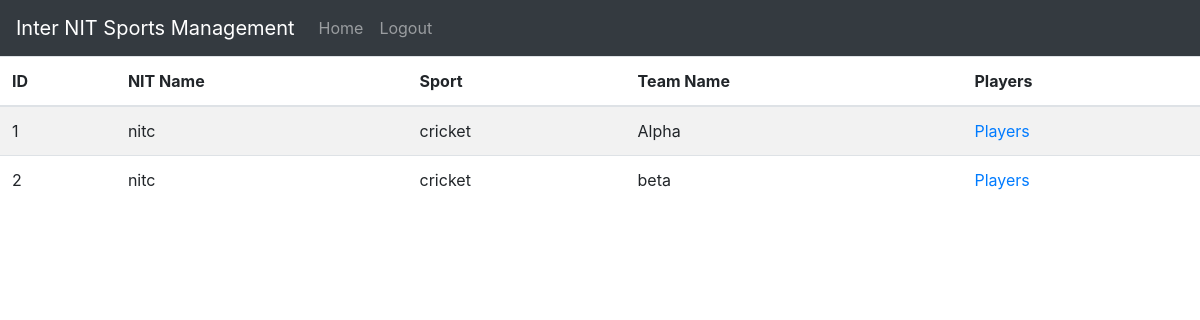
Before: /loginsystem/guest_reg_teams.php (signed in) with the older database file.
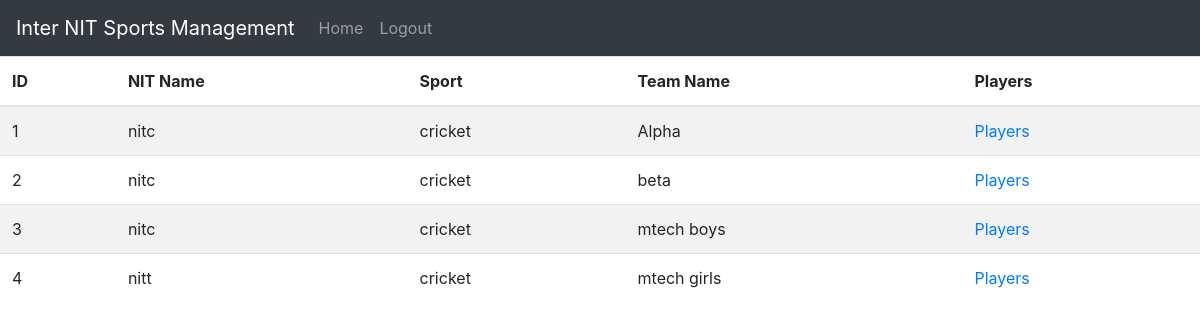
After: the same page with the newer database file.
### tables this page shows
CREATE TABLE `teams` (
  `serial` int(10) NOT NULL,
  `nit_name` varchar(25) NOT NULL,
  `sport` varchar(30) NOT NULL,
  `team_name` varchar(25) NOT NULL
);

### loginsystem/guest_reg_teams.php (the view, shortened to what this page needs)
<!doctype html>
<html lang="en">
  <head>
    <link rel="stylesheet" href="https://stackpath.bootstrapcdn.com/bootstrap/4.4.1/css/bootstrap.min.css">
  </head>
  <body>
  <?php require 'partials/_nav.php' ?>
	<table class="table table-striped">
		<thead>
			<tr>
				<th>ID</th>
                <th>NIT Name</th>
				<th>Sport</th>
				<th>Team Name</th>
				<th>Players</th>
			</tr>
		</thead>
		<tbody>
			<?php
				include 'partials/_dbconnect.php';
				$sql = "SELECT * FROM `teams`";
				$result = mysqli_query($conn, $sql);
				if (mysqli_num_rows($result) > 0 ) {
				    while($row = mysqli_fetch_assoc($result)) {
				        echo "<tr>
						  <td>" . $row["serial"] . "</td>
                          <td>" . $row["nit_name"] . "</td>
                          <td>" . $row["sport"] . "</td>
                          <td>" . $row["team_name"] . "</td>
						  <td> <a href= '/INSTMS/loginsystem/guest_reg_players.php?nit=".$row["nit_name"]."&sport=".$row["sport"]."&team=".$row["team_name"]."' > Players </a> </td>
                       </tr>";
          }
				} else {
				    echo "0 results";
				}
			?>
		</tbody>
	</table>
</body>
  </body>
</html>

### loginsystem/partials/_nav.php (shortened to what this page needs)
<?php
if(isset($_SESSION['loggedin']) && $_SESSION['loggedin']==true){
  $loggedin= true;
}
else{
  $loggedin = false;
}
echo '<nav class="navbar navbar-expand-lg navbar-dark bg-dark">
  <a class="navbar-brand" >Inter NIT Sports Management</a>
  <button class="navbar-toggler" type="button" data-toggle="collapse" data-target="#navbarSupportedContent" aria-controls="navbarSupportedContent" aria-expanded="false" aria-label="Toggle navigation">
    <span class="navbar-toggler-icon"></span>
  </button>
  <div class="collapse navbar-collapse" id="navbarSupportedContent">
    <ul class="navbar-nav mr-auto">
      <li class="nav-item active">
      </li>';
      if($loggedin){
        $name = $_SESSION['username'];
        echo '<li class="nav-item">
        <a class="nav-link" href="/INSTMS/loginsystem/'.$name.'_dash.php">Home</a>
      </li>
      <li class="nav-item">
        <a class="nav-link" href="/INSTMS/loginsystem/logout.php">Logout</a>
      </li>';
    }
    echo '</ul>
  </div>
</nav>';
?>

Changed rows visible on the page:
added teams: serial "3", nit_name "nitc", sport "cricket", team_name "mtech boys"
added teams: serial "4", nit_name "nitt", sport "cricket", team_name "mtech girls"
